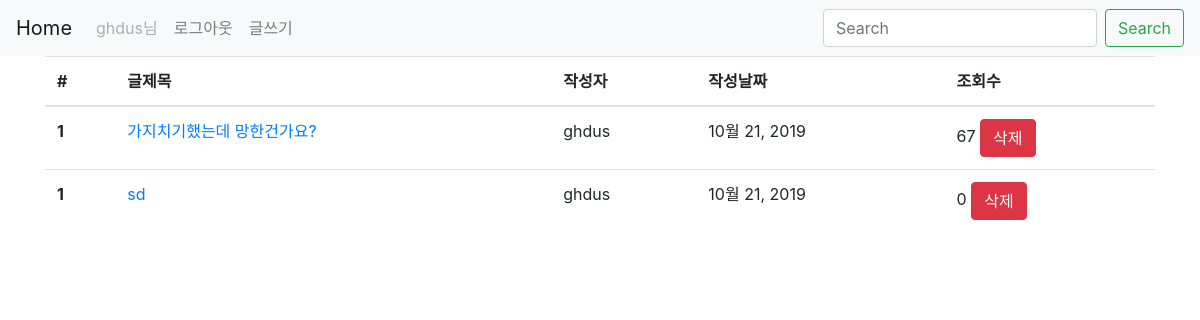
The app's page /todos/ (signed in), older data.
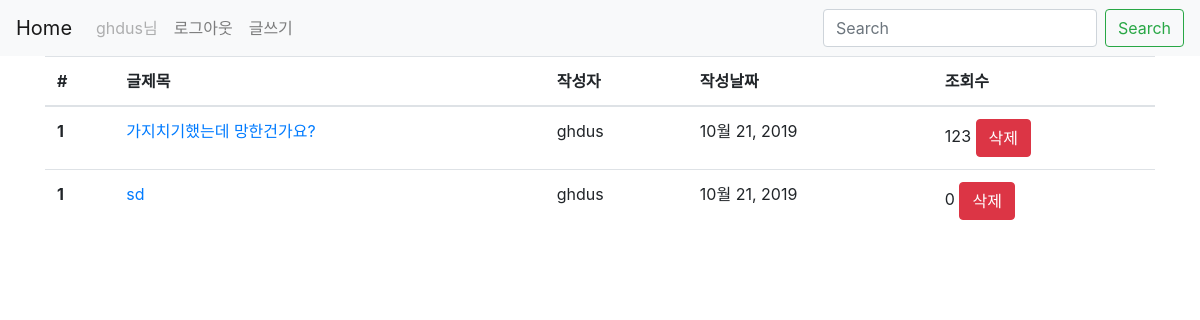
The same page, newer data.
### todos/models.py (models this page shows)
class Write(models.Model):
    title = models.CharField(max_length=50)
    content = models.TextField()
    url = models.CharField(max_length=200)
    created_at = models.DateField(auto_now_add=True)
    cnt = models.IntegerField()
    user = models.ForeignKey(settings.AUTH_USER_MODEL,
                             on_delete=models.CASCADE)
    like_users = models.ManyToManyField(
        settings.AUTH_USER_MODEL, related_name="like_posts")

### todos/views.py (the view)
# urls.py: path('todos/', views.index, name='index'),
def index(request):
    writes = Write.objects.all()
    context = {
        'writes': writes
    }
    return render(request, 'index.html', context)

### todos/templates/index.html (shortened to what this page needs)
{%extends 'base.html'%}
{%block body%}
    <table class="table">
        <thead>
          <tr>
            <th scope="col">#</th>
            <th scope="col">글제목</th>
            <th scope="col">작성자</th>
            <th scope="col">작성날짜</th>
            <th scope="col">조회수</th>
          </tr>
        </thead>
        <tbody>
            {% for form in writes %}
            <form action="{%url 'todos:delete' form.id%}" method='post'>
                    <tr>
                        <th scope="row">1</th>
                        <td><a href="{%url 'todos:detail' form.id%}">{{form.title}}</a></td>
                        <td>{{form.user}}</td>
                        <td>{{form.created_at}}</td>
                        {% if user == form.user %}
                            <td>{{form.cnt}} <input type='submit' class='btn btn-danger' value='삭제'></td>
                        {% else %}
                        <td>{{form.cnt}}</td>
                        {%endif%}
                    </tr>
            </form>
            {% endfor %}
        </tbody>
    </table>
{%endblock%}

### todos/templates/base.html (shortened to what this page needs)
{%load bootstrap4%}
<!DOCTYPE html>
<html lang="en">
<head>
    {%bootstrap_css%}
</head>
<body>
    <nav class="navbar navbar-expand-lg navbar-light bg-light">
        <a class="navbar-brand" href="{%url 'todos:index'%}">Home</a>
        <div class="collapse navbar-collapse" id="navbarSupportedContent">
            <ul class="navbar-nav mr-auto">
                {%if user.is_authenticated%}
                    <li class="nav-item">
                        <a class="nav-link disabled">{{user.username}}님</a>
                    </li>
                    <li class="nav-item">
                        <a class="nav-link" href="{%url 'accounts:logout'%}">로그아웃</a>
                    </li>
                    <li class="nav-item">
                        <a class="nav-link" href="{% url 'todos:create' %}">글쓰기</a>
                    </li>
                {%endif%}
            </ul>
            <form action = "{% url 'todos:search' %}" method='post' class="form-inline my-2 my-lg-0">
                <input class="form-control mr-sm-2" type="search" placeholder="Search" aria-label="Search" name='keyword'>
                <button class="btn btn-outline-success my-2 my-sm-0" type="submit">Search</button>
            </form>
        </div>
    </nav>
    <div class="container">
        {%block body%}
        {%endblock%}
    </div>
</body>
</html>

Row changes from the older to the newer data that the page shows:
changed Write "가지치기했는데 망한건가요?": cnt "67" → "123"
